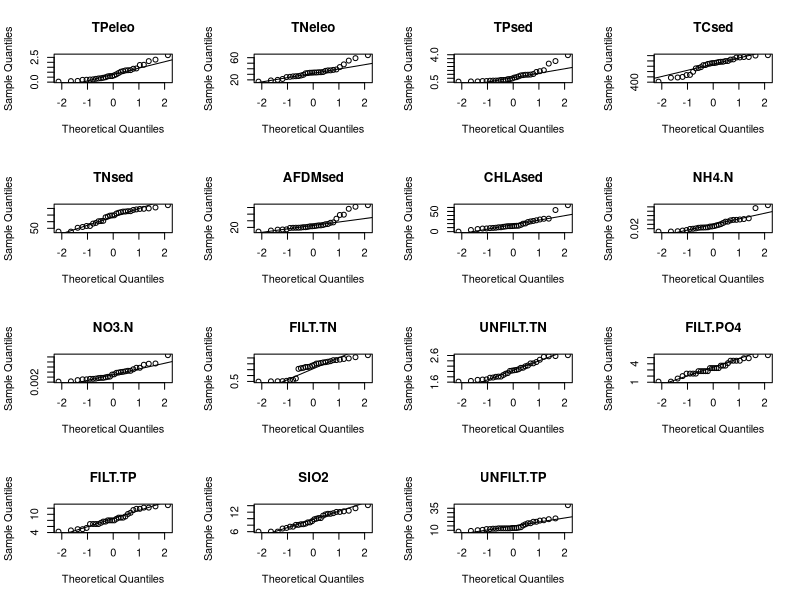
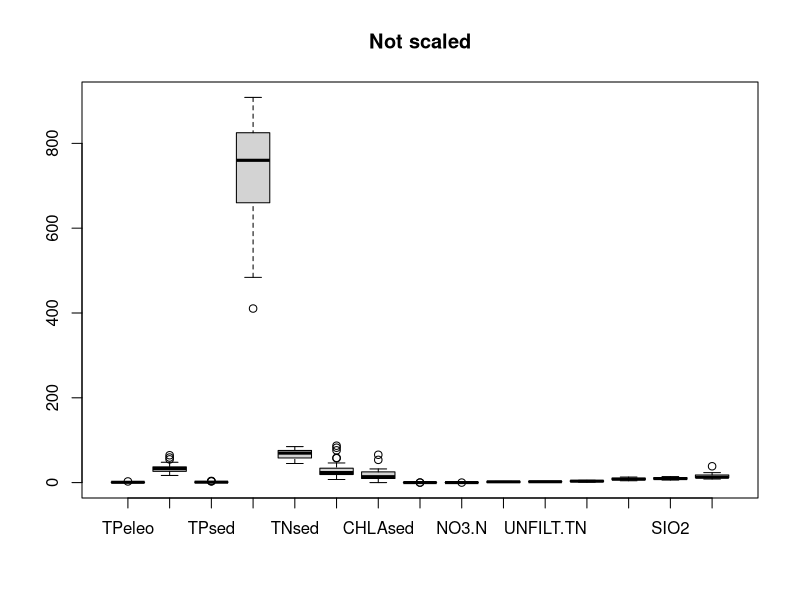
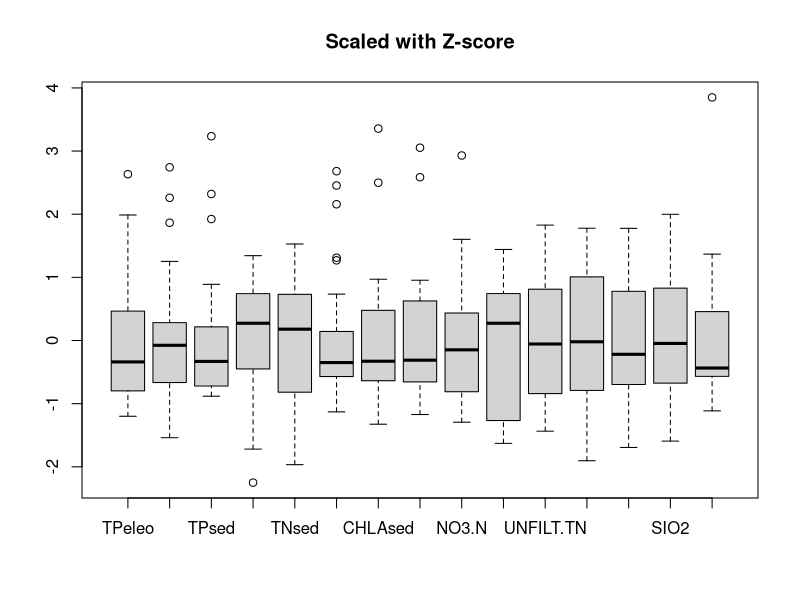
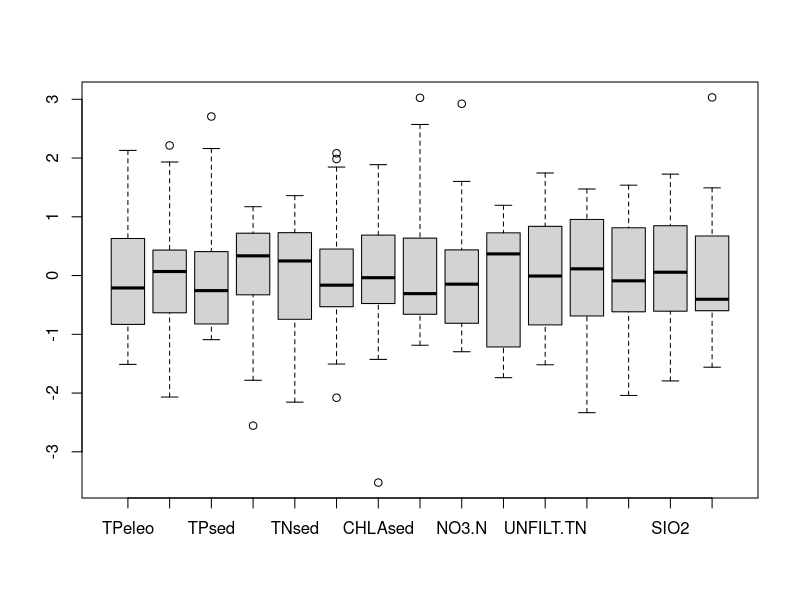

The R source for these figures, in order: (Note: this script raises an error after producing the figures.)
#Hw# 2

dta <- read.csv("evenv.csv")
env <- na.omit(dta)
rm(dta)
env <- env[,-1]

norm <- par(mfrow=c(4,4))
qqnorm(env$TPeleo, main="TPeleo")
qqline(env$TPeleo)
qqnorm(env$TNeleo, main="TNeleo")
qqline(env$TNeleo)
qqnorm(env$TPsed, main="TPsed")
qqline(env$TPsed)
qqnorm(env$TCsed, main="TCsed")
qqline(env$TCsed)
qqnorm(env$TNsed, main="TNsed")
qqline(env$TNsed)
qqnorm(env$AFDMsed, main="AFDMsed")
qqline(env$AFDMsed)
qqnorm(env$CHLAsed, main="CHLAsed")
qqline(env$CHLAsed)
qqnorm(env$NH4.N, main="NH4.N")
qqline(env$NH4.N)
qqnorm(env$NO3.N, main="NO3.N")
qqline(env$NO3.N)
qqnorm(env$FILT.TN, main="FILT.TN")
qqline(env$FILT.TN)
qqnorm(env$UNFILT.TN, main="UNFILT.TN")
qqline(env$UNFILT.TN)
qqnorm(env$FILT.PO4, main="FILT.PO4")
qqline(env$FILT.PO4)
qqnorm(env$FILT.TP, main="FILT.TP")
qqline(env$FILT.TP)
qqnorm(env$SIO2, main="SIO2")
qqline(env$SIO2)
qqnorm(env$UNFILT.TP, main="UNFILT.TP")
qqline(env$UNFILT.TP)
par(norm)

boxplot(env, main = "Not scaled")
boxplot(scale(env), main="Scaled with Z-score")
boxplot(scale(log(env+1)))

#source cor.matrix function
var(scale(env)) #calculate correlatin matrix with the standardized data: 
#Z-score from -1 to 1 (PCC)

cor.matrix(scale(env))

ev.tn <- env[,c(5,11,12,14)]
cor.matrix(ev.tn)
ev.tp <- env[,c(1,3,4,15)]
cor.matrix(ev.tp)

round(var(env),2) #covariance matrix
diag(round(var(env),2)) #show variance only from covariance/var matrix (along diagonal)

require(MASS) #loads the PCA package
pca <- princomp(scale(env)) #creates a PC matrix using the correlation matrix
biplot(pca, expand = 1.05,main = "Biplot", xlab = "Comp.1 (26.3%)", ylab = "Comp.2 (23.8%)")
#Scale for sites(PC matrix-pca$scores) on top, scale for variables (vectors-loadings) along bottom
summary(pca) #proportion of variance is eigenvalues for each PC

plot(pca, main="Scree Plot") #Scree plot
broken.stick(15) #After comparing, keep comp 1 & 2

round(loadings(pca),2) #Check eigenvectors: length of vector is relative variance and how much it contributes to the PC
#Principal component loading (pg 50).  The further from zero, the greater the contribution.
round(loadings(pca)[,c(1:2)],2) #Loading for PC1 & 2 only

round((pca$scores),2) #PC matrix showing site scores for all PCs. How far each is(SD) from the the grand centroid
#This is the distribution of PC1 and PC2 site scores (top scale).  Each variable for each component. 
#In this case due to broken stick, PC1 and PC2

#---------
#create shepard diagram
ev<-round(var(scale(env,scale=F)),0)  #calculate variance-covariance matrix and save it to 'ev'
e.1<-eigen(ev) #eigen-analysis

e1.value<-round(e.1$values,0) #get all eigenvalues
e1.value  #print out all eigenvalues
e1.vector<-round(e.1$vectors,2) #get all eigenvectors
e1.vector   #print out all eigenvectors, Note: each eigenvector needs to be normalized (each number divides by the vector length)
e1.value/sum(e1.value) #get proportion of variance explained by each axis
sum(e1.value) # sum all eigenvalues
sum(diag(ev))  #sum all variances
pc.matrix.1<-(as.matrix(scale(env, scale=F)))%*%e.1$vectors #calculate pc.matrix, need to convert the scaled original data into matrix first, "%*%" is for matrix multiplication

##calculate Euclidean distance among sites
euc<-dist(scale(env, scale=F))  #calculate Euclidian distance among site for centered original data
round(euc,2)
euc.1<-dist(pc.matrix.1[,c(1,2)])  #calculate Euclidian distance among sites in PCA space using only first 2 PCs
round(euc.1,2)
plot(euc,euc.1,main="Shepard diagram", xlab="Distance in Multidimensional space", ylab="Distance in Reduced space")
